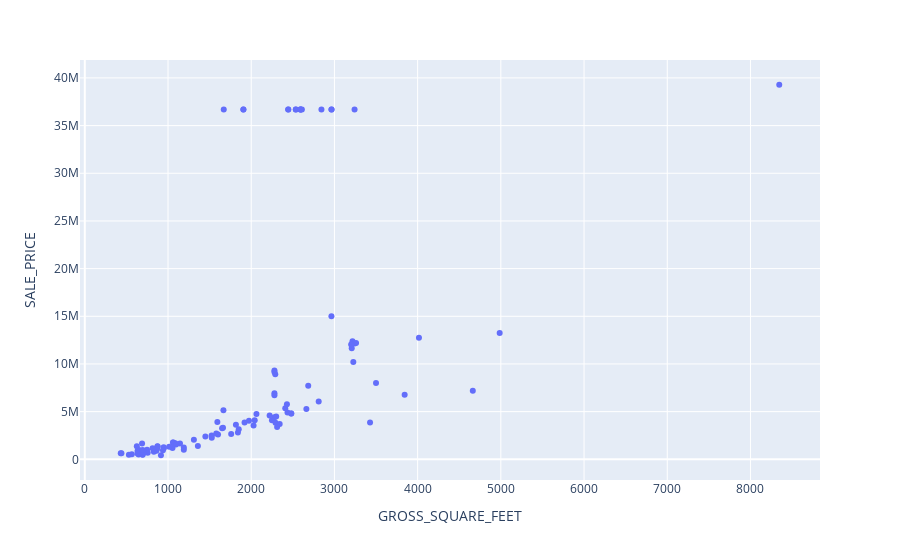

The notebook cell this image was saved under:
### Code cell
# Make a Plotly Express scatter plot of GROSS_SQUARE_FEET vs SALE_PRICE
import plotly.express as px
fig= px.scatter(df, x='GROSS_SQUARE_FEET', y='SALE_PRICE')
fig.show()
